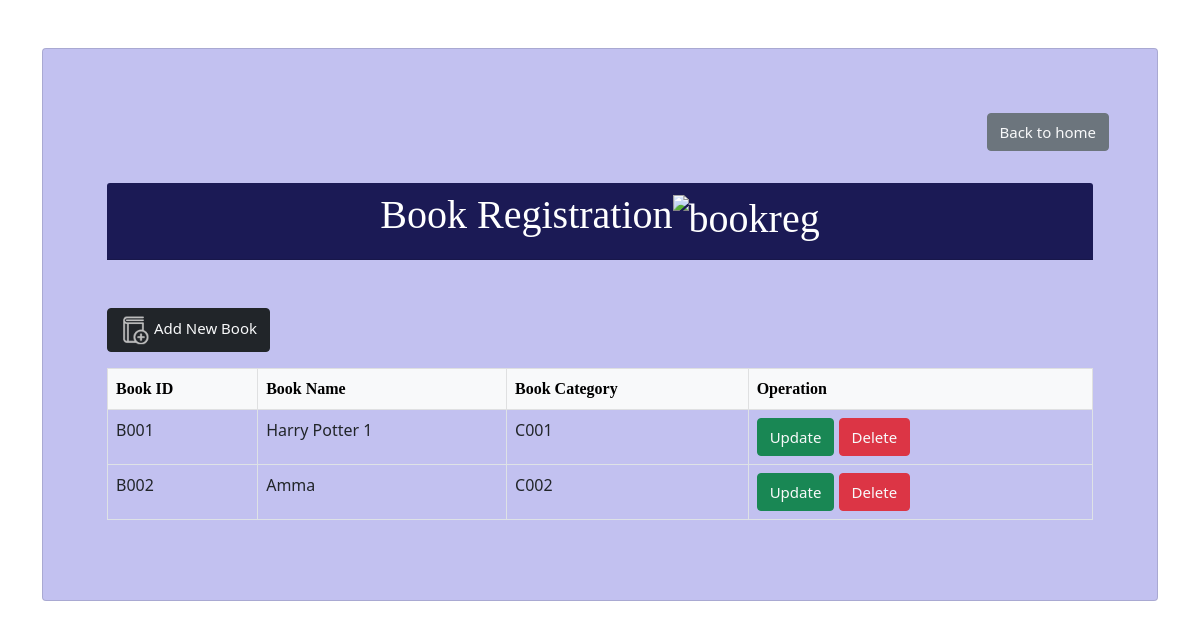
/bookRegistration/index.php, run on the app's committed database.
### tables this page shows
CREATE TABLE `book` (
  `book_id` varchar(5) NOT NULL,
  `book_name` varchar(100) NOT NULL,
  `category_id` varchar(5) NOT NULL
);

### bookRegistration/index.php (the view, shortened to what this page needs)
<?php
    include 'connect.php';
?>
<!DOCTYPE html>
<html lang="en">
<head>
    <link rel="stylesheet" href="style.css">
    <link href="https://cdn.jsdelivr.net/npm/bootstrap@5.0.2/dist/css/bootstrap.min.css" rel="stylesheet">
</head>
<body>
<div class="container">
        <div class="card my-5 p-5" style="background:#9f9ee7a2;">
                <div  class="d-grid gap-2 d-md-flex justify-content-md-end">
                    <button class="btn btn-secondary my-3"><a href="../loginAndUser/homeInterface.php" class="text-light btn_text btn_back">Back to home</a></button>
                </div>
            <div class="card-body">
                <div class="card-header"style="background:#1B1A55 ; color:white;">
                    <h1 class="text-center">Book Registration<img src="../img/bookreg.png" alt="bookreg" width="90px" height=""></h1>
                </div>
                <button class="btn btn-dark mt-5 "><a href="addbook.php" class="text-light btn_text"><img src="../img/addbook.png" alt="addbook"  width="30px"> Add New Book</a></button>
                <table class="table table-bordered">
                    <thead class="table-light">
                        <tr>
                        <th scope="col">Book ID</th>
                        <th scope="col">Book Name</th>
                        <th scope="col">Book Category</th>
                        <th scope="col">Operation</th>
                        </tr>
                    </thead>
                    <tbody>
                        <?php
                            $sql = "SELECT * from book ";
                            $result=mysqli_query($con,$sql);
                            if($result){
                                while($row =mysqli_fetch_assoc($result)){
                                    $book_id=$row['book_id'];
                                    $book_name=$row['book_name'];
                                    $category_id=$row['category_id'];
                                    echo '<tr>
                                    <td scope="row">'.$book_id.'</td>
                                    <td>'.$book_name.'</td>
                                    <td>'.$category_id.'</td>
                                    <td>
                                        <button class="btn btn-success" onclick="updatedata()"><a href="update.php? updateid='.$book_id.'"class="text-light btn_text">Update</a></button>
                                        <button class="btn btn-danger" onclick="deletedata()"><a href="delete.php? deleteid='.$book_id.'"class="text-light btn_text">Delete</a></button>
                                    </td>
                                    </tr>';
                                }
                            }
                        ?>
                    </tbody>
                </table>
            </div>
        </div>
    </div>
</body>
</html>

### bookRegistration/style.css (style rules this page uses)
h1,h2,th,label { font-family: poppins; }
.btn_text { text-decoration: none; font-weight: 500; font-size: 15px; font-weight: 500; }

### data on the page
book: book_id "B001", book_name "Harry Potter 1", category "C001"
book: book_id "B002", book_name "Amma", category "C002"
